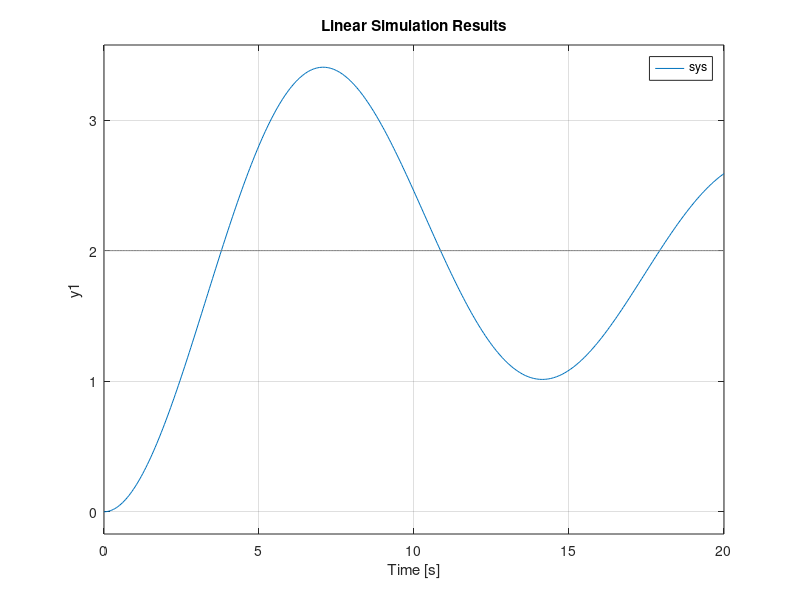

Here is the MATLAB script that generated this plot:
%% Initialize the system constants
m = 5; % kg
k = 1.0; % N/m
b = 0.5; % Ns/m
F = 2; % N

%% Set up state space matrices
A = [0 1; -k/m -b/m];
B = [0; 1/m];
C = [1 0];
D = [0];

%% Set up state space equations
sys = ss(A, B, C, D);

%% Simulate the model
t = [0 : 0.05 : 20];
u = F * ones(size(t));
lsim(sys, u, t)